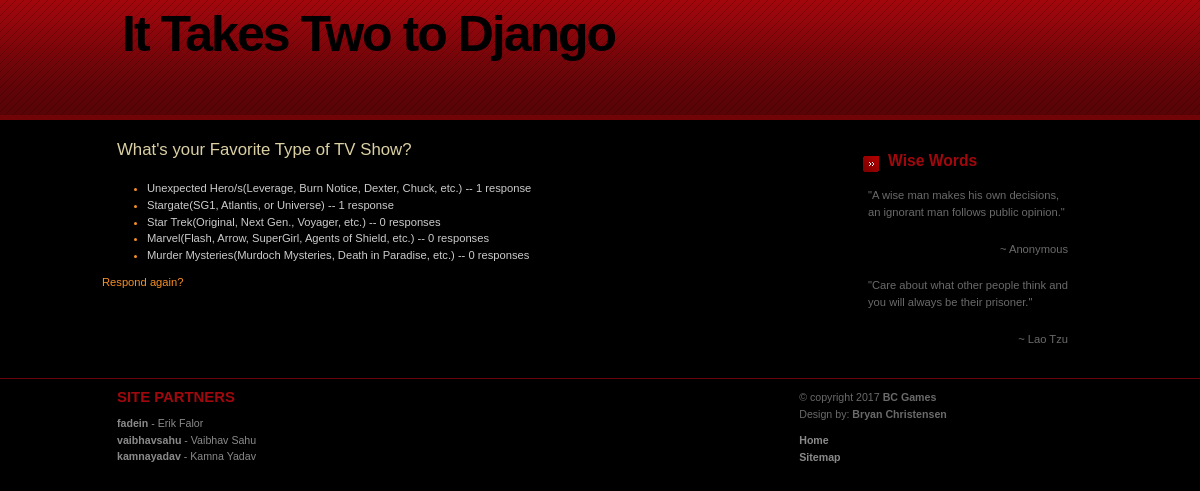
Before: /polls/4/results/ with the older database file.
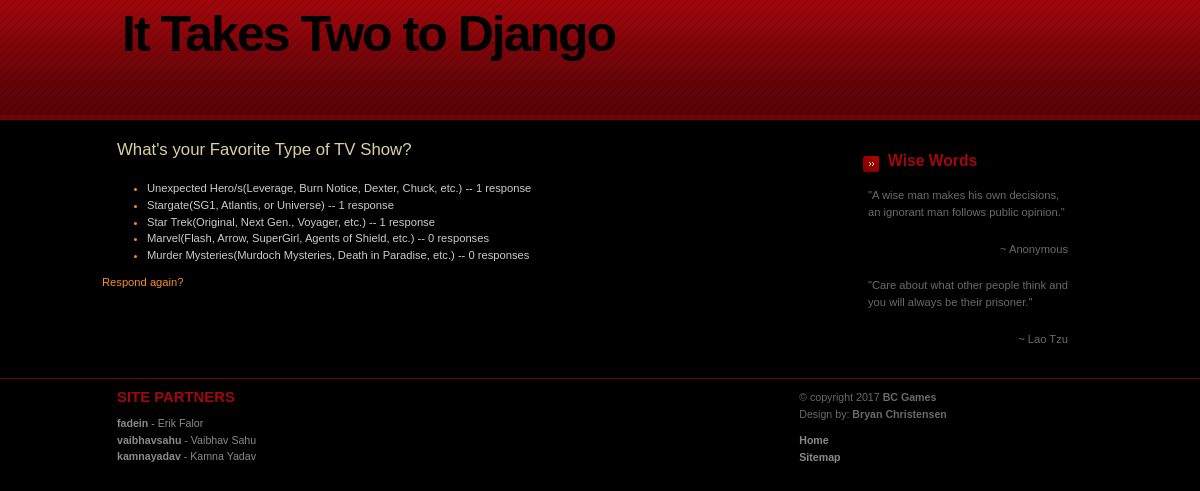
After: the same page with the newer database file.
### polls/models.py (models this page shows, shortened)
class Choice(models.Model):
  question = models.ForeignKey(Question, on_delete=models.CASCADE)
  choice_text = models.CharField(max_length=200)
  votes = models.IntegerField(default=0)

### polls/views.py (the view)
# urls.py: url(r'^(?P<pk>[0-9]+)/results/$', views.ResultsView.as_view(), name='results'),
class ResultsView(generic.DetailView):
  model = Question
  template_name = 'polls/results.html'

### polls/templates/polls/results.html
{% load staticfiles %}
<link rel="stylesheet" type="text/css" href="{% static 'polls/style.css' %}" />
<div id="header"><div id="header-content">
    <h1 id="logo">It Takes Two to Django</h1>
</div></div>
<div id="content-wrap"><div id="content">
    <div id="sidebar">
        <div class="sidebox">
				<h1>Wise Words</h1>
				<p>&quot;A wise man makes his own decisions, an ignorant man follows public opinion.&quot;</p>
				<p class="align-right">~ Anonymous</p>
				<p>&quot;Care about what other people think and you will always be their prisoner.&quot;</p>
                <p class="align-right">~ Lao Tzu</p>
			</div>
    </div>
    <div id="main">
        <h1>{{ question.question_text }}</h1>
        <ul>
            {% for choice in question.choice_set.all %}
            <li><span>{{ choice.choice_text }} -- {{ choice.votes }} response{{ choice.votes|pluralize }}</span></li>
            {% endfor %}
        </ul>
        <a href="{% url 'polls:detail' question.id %}">Respond again?</a>
    </div>
</div></div>
<div id="footer"><div id="footer-content">
    <div class="col float-left">
        <h2>Site Partners</h2>
			<ul>
				<li><a href="https://c9.io/fadein/"><strong>fadein</strong> - Erik Falor</a></li>
				<li><a href="https://c9.io/vaibhavsahu/"><strong>vaibhavsahu</strong> - Vaibhav Sahu</a></li>
				<li><a href="https://c9.io/kamnayadav/"><strong>kamnayadav</strong> - Kamna Yadav</a></li>
			</ul>
    </div>
    <div class="col2 float-right">
			<p>
			&copy; copyright 2017 <strong>BC Games</strong><br />
			Design by: <strong>Bryan Christensen</strong>&nbsp; &nbsp;
			<ul>
				<li><a href="{% url 'polls:index' %}"><strong>Home</strong></a></li>
				<li><a href="{% url 'polls:index' %}"><strong>Sitemap</strong></a></li>
			</ul>
		</div>
</div></div>

Changed rows visible on the page:
changed Choice "Star Trek(Original, Next Gen., Voyager, etc.)": votes "0" → "1"
